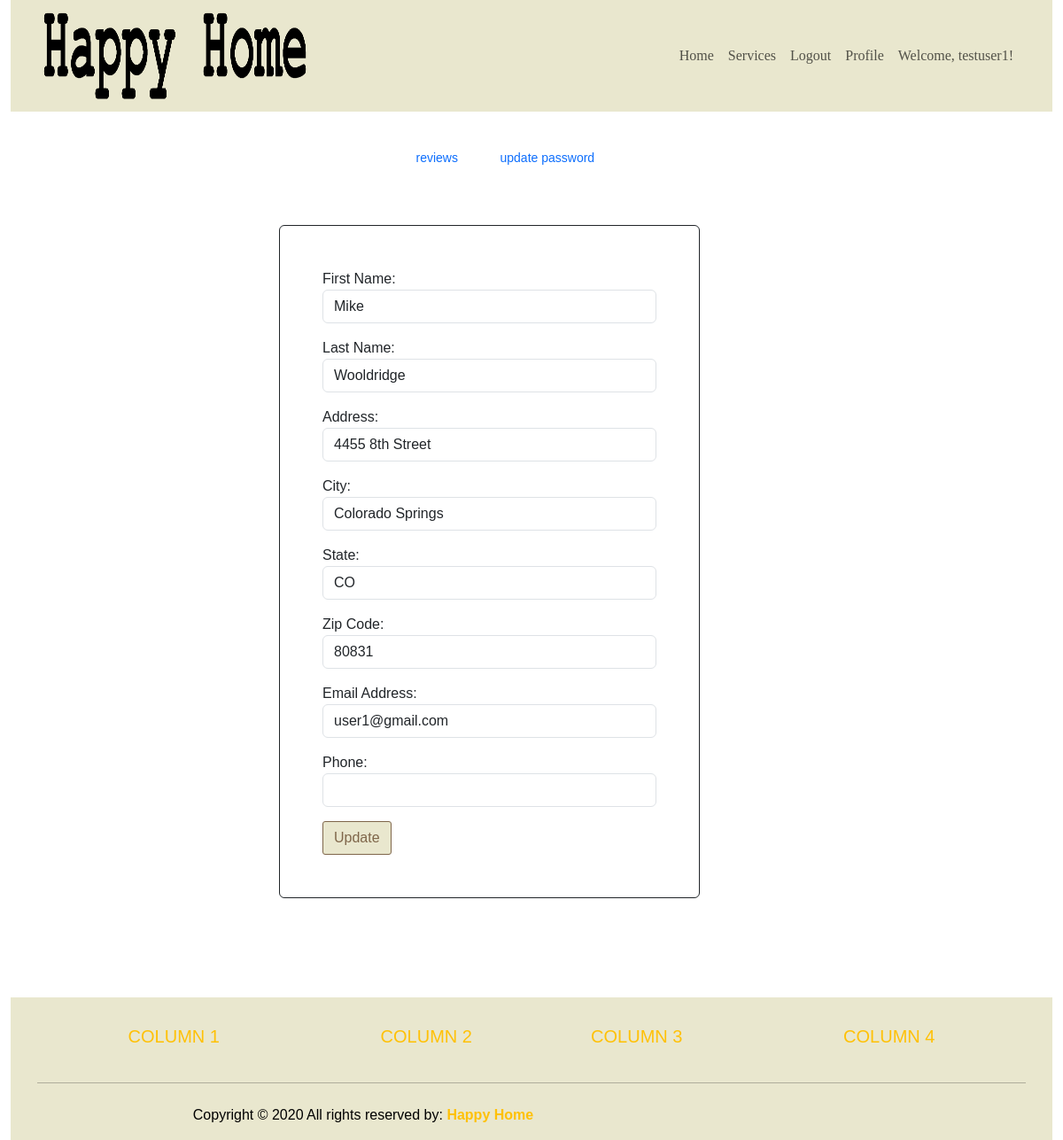
/user_profile (signed in), run on the app's committed database.
### happy_home/models.py (models this page shows, shortened)
class User(AbstractUser):
    is_provider = models.BooleanField('business', default=False)
    is_user = models.BooleanField('user', default=False)

class Consumer(models.Model):
    user = models.IntegerField(null=True)
    first = models.CharField(max_length=50)
    last = models.CharField(max_length=50)
    address = models.CharField(max_length=200, blank=True)
    city = models.CharField(max_length=50, blank=True)
    state = models.CharField(max_length=2, blank=True)
    zip = models.CharField(max_length=20, blank=True)
    email = models.EmailField(max_length=200)
    phone = models.CharField(max_length=20, blank=True)

### happy_home/views.py (the view)
# urls.py: path('user_profile', views.edit_profile, name='userProfile'),
def edit_profile(request):
    provider = False
    if request.user.is_authenticated:
        if request.user.is_provider:
            provider = True
            info = Provider.objects.get(email=request.user.email)
            form = BusinessProfileForm(request.POST or None, instance=info)
        elif request.user.is_user:
            info = Consumer.objects.get(email=request.user.email)
            form = UserProfileForm(request.POST or None, instance=info)
        if form.is_valid():
            form.save()
            messages.success(request, ('Profile Updated'))
    if provider:
        context = {'business_profile_form': form, 'info': info}
        route = 'business_profile.html'
    else:
        context = {'user_profile_form': form, 'info': info}
        route = 'user_profile.html'
    return render(request, route, context) # {'info': info, 'form': form}

### happy_home/templates/user_profile.html (shortened to what this page needs)
{% extends 'base.html' %}
{% block content %}
<div class="row d-flex justify-content-center pb-5">
    <div class="col-md-1">
        <p><small><a class="page-links"  style="text-decoration: none;" href="{% url 'userReviews' info.user %}">reviews</a></small></p>
    </div>
    <div class="col-md-2">
        <p><small><a class="page-links"  style="text-decoration: none;" href="{% url 'changePassword' %}">update password</a></small></p>
    </div>
</div>
<div class="row">
    <div class="container-bordered border border-dark rounded-2 col-md-5 p-5 mx-auto">
        <form method="POST">
            {{user_profile_form.as_p }}
            <input type="submit" value="Update" class="btn btn-secondary">
        </form>
    </div>
    <div class="col-md-1"></div>
</div>
<br/><br/>
{% endblock %}

### happy_home/templates/base.html (shortened to what this page needs)
<!DOCTYPE html>
<html lang="en">
    <head>
        <link href="https://cdn.jsdelivr.net/npm/bootstrap@5.3.0-alpha1/dist/css/bootstrap.min.css" rel="stylesheet">
        <link href="static\css\main_bs.css" rel="stylesheet" />
        <link href="static\css\rating.css" rel="stylesheet" />
    </head>
    <body>
        <div class="container-fluid">
            <nav class="navbar navbar-expand-sm">
                <div class="container-fluid">
                    <a class="navbar-brand px-4" href="#">
                        <img src="static\images\HappyHome.png" width="300" height="100" alt="Happy Home">
                    </a>
                    <div class="collapse navbar-collapse justify-content-end px-4" id="navbarSupportedContent" id="navbarNav">
                        <ul class="navbar-nav ">
                            <li class="nav-item">
                                <a class="nav-link" href="{% url 'home' %}">Home</a>
                            </li>
                            <li class="nav-item">
                                <a class="nav-link" href="#">Services</a>
                            </li>
                            {% if user.is_authenticated %}
                                <li class="nav-item">
                                    <a class="nav-link" href="{% url 'logout' %}">Logout</a>
                                </li>
                                {% if user.is_provider %}
                                    <li class="nav-item">
                                        <a class="nav-link" href="{% url 'businessProfile' %}">Profile</a>
                                    </li>
                                {% else %}
                                    <li class="nav-item">
                                        <a class="nav-link" href="{% url 'userProfile' %}">Profile</a>
                                    </li>
                                {% endif %}
                            {% else %}
                                <li class="nav-item">
                                    <a class="nav-link" href="{% url 'login' %}">Login</a>
                                </li>
                            {% endif %}
                            {% if user.is_authenticated %}
                                <li class="nav-item">
                                    <a class="nav-link">Welcome, {{ user.username }}!</a>
                                </li>
                            {% else %}
                                <li class="nav-item">
                                    <a class="nav-link" href="{% url 'createAccount' %}">Create Account</a>
                                </li>
                            {% endif %}
                        </ul>
                    </div>
                </div>
            </nav>
        </div>
        <br/>
        <div class="container pt-3 pb-3">
        {% block content %}
        {% endblock %}
        </div>
        <div class="container-fluid pt-5">
        <footer class="text-black pt-3">
            <div class="container text-center text-md-left">
                <div class="row text-center text-md-left">
                    <div class="col-md-3 col-lg-3 col-xl-3 mx-auto mt-3">
                        <h5 class="text-uppercase mb-4 font-weight-bold text-warning">Column 1</h5>
                    </div>
                    <div class="col-md-2 col-lg-2 col-xl-2 mx-auto mt-3">
                        <h5 class="text-uppercase mb-4 font-weight-bold text-warning">Column 2</h5>
                    </div>
                    <div class="col-md3 col-lg-2 col-xl-2 mx-auto mt-3">
                        <h5 class="text-uppercase mb-4 font-weight-bold text-warning">Column 3</h5>
                    </div>
                    <div class="col-md-4 col-lg-3 col-xl-3 mx-auto mt-3">
                        <h5 class="text-uppercase mb-4 font-weight-bold text-warning">Column 4</h5>
                    </div>
                </div>
                <hr class="mb-4">
                <div class="row align-items-center">
                    <div class="col-md-7 col-lg-8">
                        <p>Copyright &copy 2020 All rights reserved by:
                            <a href="#" style="text-decoration: none;"><strong class="text-warning">Happy Home</strong></a>
                        </p>
                    </div>
                </div>
            </div>
        </footer>
    </div>
    </body>
</html>

### happy_home/static/css/main_bs.css (style rules this page uses)
body { font-family: "Gill Sans", Helvetica, Arial, "sans-serif"; }
footer { background-color: #E9E7CE; }
.navbar { background-color:#E9E7CE; font-family: Gill Sans; }
.btn { background-color: #E9E7CE; border-color: #7F664A; border-radius: 3px; color: #7F664A; }
.container-bordered { border: 2px solid black; }

### data on the page
User: username "testuser1"
Consumer: first "Mike", last "Wooldridge", address "4455 8th Street", city "Colorado Springs", state "CO", zip "80831", email "user1@gmail.com"
